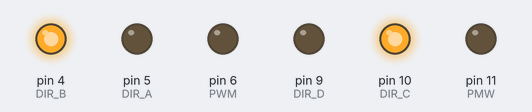
Simulated run of this sketch. Board: Arduino Uno, built for the host (arithmetic inside an expression is 32-bit, double 64-bit). On the bench: output pins drawn as LEDs (lit = HIGH).

Above: at 0.1 s.
Timing chart, 0 to 0.2 s (numbered marks = the images above):
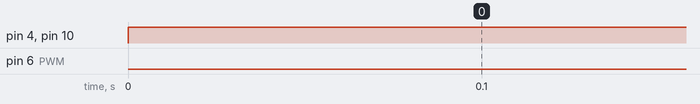

The sketch:

Race.ino
```cpp
const int DIR_A = 5;
const int DIR_B = 4;
const int PWM = 6;
const int DIR_C = 10;
const int DIR_D = 9;
const int PMW = 11;

void setup() {

pinMode(DIR_A, OUTPUT);
pinMode(DIR_B, OUTPUT);
pinMode(PWM, OUTPUT);
pinMode(DIR_C, OUTPUT);
pinMode(DIR_D, OUTPUT);
pinMode(PMW, OUTPUT);

Serial.begin(9600);


}

void loop() {

digitalWrite(DIR_A, LOW);
digitalWrite(DIR_B, HIGH);
analogWrite(PWM, 235);

digitalWrite(DIR_C, HIGH);
digitalWrite(DIR_D, LOW);
analogWrite(PWM, 255);

}
```

Measured:
- by itself, pin 4 (DIR_B), pin 10 (DIR_C): LOW → HIGH at 0.00 s
